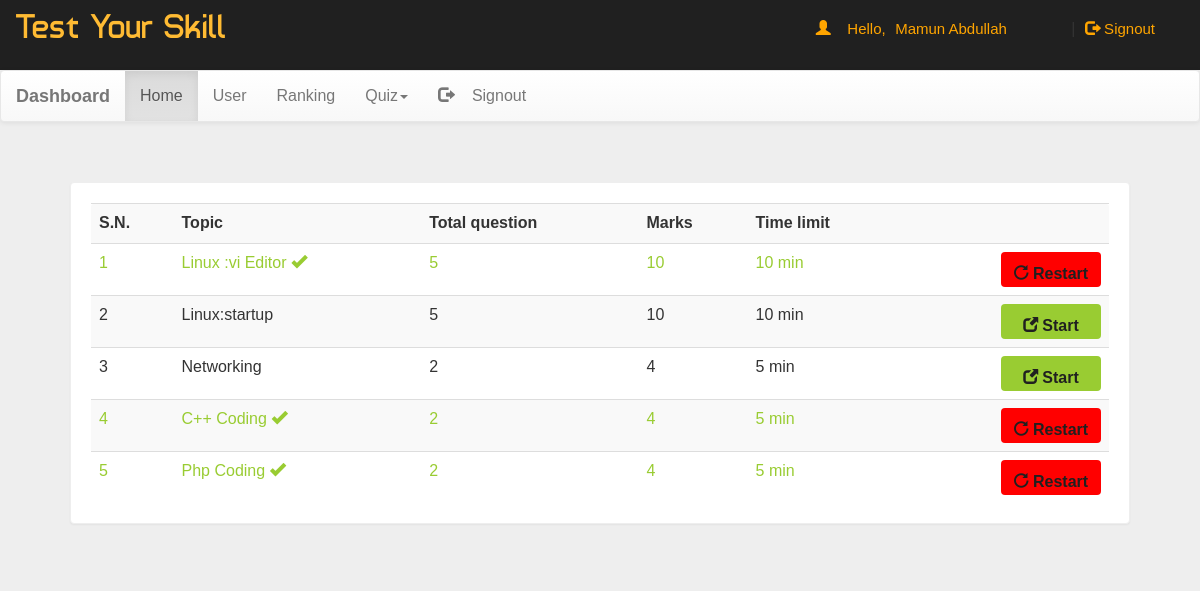
Screenshot of /dash.php (signed in) with the database file from the repository.
### tables this page shows
CREATE TABLE `quiz` (
  `eid` text NOT NULL,
  `title` varchar(100) NOT NULL,
  `sahi` int(11) NOT NULL,
  `wrong` int(11) NOT NULL,
  `total` int(11) NOT NULL,
  `time` bigint(20) NOT NULL,
  `intro` text NOT NULL,
  `tag` varchar(100) NOT NULL,
  `date` timestamp NOT NULL DEFAULT CURRENT_TIMESTAMP ON UPDATE CURRENT_TIMESTAMP
);

### dash.php (the view, shortened to what this page needs)
<!DOCTYPE html PUBLIC "-//W3C//DTD XHTML 1.0 Transitional//EN" "http://www.w3.org/TR/xhtml1/DTD/xhtml1-transitional.dtd">
<html xmlns="http://www.w3.org/1999/xhtml">
<head>
<link  rel="stylesheet" href="css/bootstrap.min.css"/>
 <link  rel="stylesheet" href="css/bootstrap-theme.min.css"/>
 <link rel="stylesheet" href="css/main.css">
 <link  rel="stylesheet" href="css/font.css">
</head>
<body  style="background:#eee;">
<div class="header">
<div class="row">
<div class="col-lg-6">
<span class="logo">Test Your Skill</span></div>
<?php
 include_once 'dbConnection.php';
$email=$_SESSION['email'];
  if(!(isset($_SESSION['email']))){
header("location:index.php");
}
else
{
$name = $_SESSION['name'];;
echo '<span class="pull-right top title1" ><span class="log1"><span class="glyphicon glyphicon-user" aria-hidden="true"></span>&nbsp;&nbsp;&nbsp;&nbsp;Hello,</span> <a href="account.php" class="log log1">'.$name.'</a>&nbsp;|&nbsp;<a href="logout.php?q=account.php" class="log"><span class="glyphicon glyphicon-log-out" aria-hidden="true"></span>&nbsp;Signout</button></a></span>';
}?>
</div></div>
<nav class="navbar navbar-default title1">
  <div class="container-fluid">
    <div class="navbar-header">
      <a class="navbar-brand" href="dash.php?q=0"><b>Dashboard</b></a>
    </div>
    <div class="collapse navbar-collapse" id="bs-example-navbar-collapse-1">
      <ul class="nav navbar-nav">
        <li <?php if(@$_GET['q']==0) echo'class="active"'; ?>><a href="dash.php?q=0">Home<span class="sr-only">(current)</span></a></li>
        <li <?php if(@$_GET['q']==1) echo'class="active"'; ?>><a href="dash.php?q=1">User</a></li>
		<li <?php if(@$_GET['q']==2) echo'class="active"'; ?>><a href="dash.php?q=2">Ranking</a></li>
        <li class="dropdown <?php if(@$_GET['q']==4 || @$_GET['q']==5) echo'active"'; ?>">
          <a href="#" class="dropdown-toggle" data-toggle="dropdown" role="button" aria-haspopup="true" aria-expanded="false">Quiz<span class="caret"></span></a>
        </li><li class="pull-right"> <a href="logout.php?q=account.php"><span class="glyphicon glyphicon-log-out" aria-hidden="true"></span>&nbsp;&nbsp;&nbsp;&nbsp;Signout</a></li>
      </ul>
          </div>
  </div>
</nav>
<div class="container">
<div class="row">
<div class="col-md-12">
<?php if(@$_GET['q']==0) {
$result = mysqli_query($con,"SELECT * FROM quiz ORDER BY date DESC") or die('Error');
echo  '<div class="panel"><div class="table-responsive"><table class="table table-striped title1">
<tr><td><b>S.N.</b></td><td><b>Topic</b></td><td><b>Total question</b></td><td><b>Marks</b></td><td><b>Time limit</b></td><td></td></tr>';
$c=1;
while($row = mysqli_fetch_array($result)) {
	$title = $row['title'];
	$total = $row['total'];
	$sahi = $row['sahi'];
    $time = $row['time'];
	$eid = $row['eid'];
$q12=mysqli_query($con,"SELECT score FROM history WHERE eid='$eid' AND email='$email'" )or die('Error98');
$rowcount=mysqli_num_rows($q12);
if($rowcount == 0){
	echo '<tr><td>'.$c++.'</td><td>'.$title.'</td><td>'.$total.'</td><td>'.$sahi*$total.'</td><td>'.$time.'&nbsp;min</td>
	<td><b><a href="account.php?q=quiz&step=2&eid='.$eid.'&n=1&t='.$total.'" class="pull-right btn sub1" style="margin:0px;background:#99cc32"><span class="glyphicon glyphicon-new-window" aria-hidden="true"></span>&nbsp;<span class="title1"><b>Start</b></span></a></b></td></tr>';
}
else
{
echo '<tr style="color:#99cc32"><td>'.$c++.'</td><td>'.$title.'&nbsp;<span title="This quiz is already solve by you" class="glyphicon glyphicon-ok" aria-hidden="true"></span></td><td>'.$total.'</td><td>'.$sahi*$total.'</td><td>'.$time.'&nbsp;min</td>
	<td><b><a href="update.php?q=quizre&step=25&eid='.$eid.'&n=1&t='.$total.'" class="pull-right btn sub1" style="margin:0px;background:red"><span class="glyphicon glyphicon-repeat" aria-hidden="true"></span>&nbsp;<span class="title1"><b>Restart</b></span></a></b></td></tr>';
}
}
echo '</table></div></div>';
}
?>
</div>
</div></div>
</body>
</html>

### css/main.css (style rules this page uses)
body { overflow-x:hidden; width:100%; font: 15px "Century Gothic", "Times Roman", sans-serif; background:#eee; min-height:550px; background-attachment:fixed; }
.panel { border-color:#eee; margin:40px; padding:20px; font: 15px "Century Gothic", "Times Roman", sans-serif; }
.header { background:#202020; height:70px; }
.logo { font-family:'typo'; font-size:35px; color:#ffbb33; margin:15px; }
.title1 { font: 16px "Century Gothic", "Times Roman", sans-serif; }
.sub1 { width:90px; color:#202020; background:orange; font-size:15px; height:35px; margin:20px; padding:10px; width:100px; }
.top { margin-top:20px; }
.log1 { font: 15px 'Ubuntu', sans-serif; color:orange; margin-left:10px; }
.log { margin:10px; margin-right:60px; margin-left:5px; color:orange; text-decoration:none; font-size:20px; font-size:15px; }

### rows the page displays
quiz: title "Linux :vi Editor", total "5", $sahi*$total "10", time "10"
quiz: title "Linux:startup", total "5", $sahi*$total "10", time "10"
quiz: title "Networking", total "2", $sahi*$total "4", time "5"
quiz: title "C++ Coding", total "2", $sahi*$total "4", time "5"
quiz: title "Php Coding", total "2", $sahi*$total "4", time "5"

### other values shown
$name "Mamun Abdullah"
